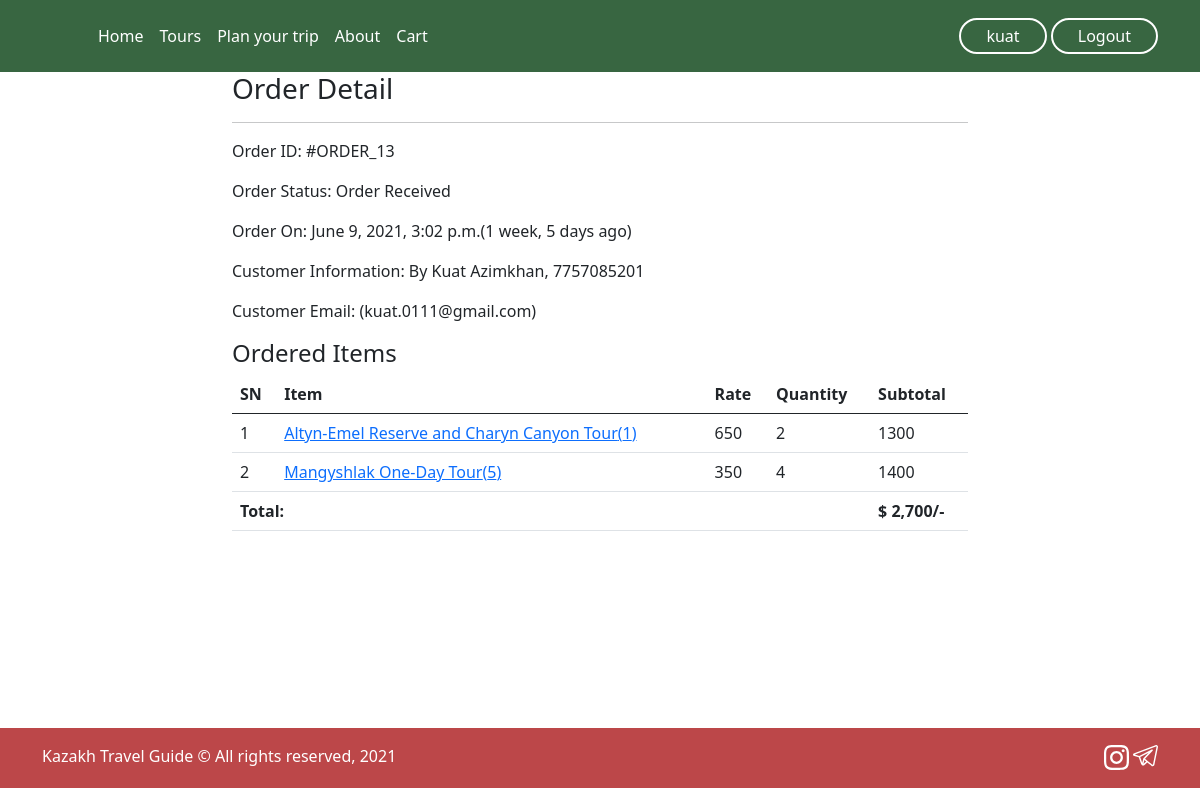
Page /profile/order-13/ (signed in) on the committed database.
### main/models.py (models this page shows, shortened)
class Order(models.Model):
    cart = models.OneToOneField(TourCart, on_delete=models.CASCADE)
    ordered_by = models.CharField(max_length=200)
    mobile = models.CharField(max_length=10)
    email = models.EmailField(null=True, blank=True)
    subtotal = models.PositiveIntegerField()
    total = models.PositiveIntegerField()
    order_status = models.CharField(max_length=50, choices=ORDER_STATUS)
    created_at = models.DateTimeField(auto_now_add=True)
    payment_method = models.CharField(
        max_length=20, default="Cash On Delivery")

class TourCartProduct(models.Model):
    cart = models.ForeignKey(TourCart, on_delete=models.CASCADE)
    product = models.ForeignKey(KazTour, on_delete=models.CASCADE)
    rate = models.PositiveIntegerField()
    quantity = models.PositiveIntegerField()
    subtotal = models.PositiveIntegerField()

class KazTour(models.Model):
    title = models.CharField(max_length=200)
    slug = models.SlugField(unique=True)
    category = models.ForeignKey(Category, on_delete=models.CASCADE)
    category_slug = models.TextField()
    image = models.TextField()
    price = models.PositiveIntegerField()
    duration = models.TextField('Duration of the tour')
    price_include = models.TextField('Prices include')
    description = models.TextField()
    view_count = models.PositiveIntegerField(default=0)

### main/views.py (the view)
# urls.py: path("profile/order-<int:pk>/", CustomerOrderDetailView.as_view(), name="customerorderdetail"),
class CustomerOrderDetailView(CheckUser, DetailView):
    template_name = "main/customerorderdetail.html"
    model = Order
    context_object_name = "ord_obj"
    def dispatch(self, request, *args, **kwargs):
        if request.user.is_authenticated:
            order_id = self.kwargs["pk"]
            order = Order.objects.get(id=order_id)
            if request.user != order.cart.customer:
                return redirect("customerprofile")
        else:
            return redirect("/login/?next=/profile/")
        return super().dispatch(request, *args, **kwargs)

### main/views.py (called while the page is built)
    def dispatch(self, request, *args, **kwargs):
        cart_id = request.session.get("cart_id")
        if cart_id:
            cart_obj = TourCart.objects.get(id=cart_id)
            if request.user.is_authenticated and request.user:
                cart_obj.customer = request.user
                cart_obj.save()
        return super().dispatch(request, *args, **kwargs)

### main/templates/main/customerorderdetail.html (shortened to what this page needs)
{% extends 'main/base.html' %}
{% load static  %}
{% load humanize %}
{% block content %}
<div class="container" style="height: 82vh">
    <div class="row">
        <div class="col-md-8 mx-auto">
            <h3>Order Detail</h3><hr>
            <p><span class="font-weight-bold">Order ID: </span> #ORDER_{{ord_obj.id}}</p>
            <p><span class="font-weight-bold">Order Status: </span> {{ord_obj.order_status}}</p>
            <p><span class="font-weight-bold">Order On: </span> {{ord_obj.created_at}}({{ord_obj.created_at|timesince}} ago)</p>
            <p><span class="font-weight-bold">Customer Information: </span> By {{ord_obj.ordered_by}}, {{ord_obj.mobile}}</p>
            <p><span class="font-weight-bold">Customer Email: </span> ({{ord_obj.email}})</p>
            <h4>Ordered Items</h4>
            <table class="table">
                <thead>
                    <tr>
                        <th>SN</th>
                        <th>Item</th>
                        <th>Rate</th>
                        <th>Quantity</th>
                        <th>Subtotal</th>
                    </tr>
                </thead>
                <tbody>
                    {% for cp in ord_obj.cart.tourcartproduct_set.all %}
                    <tr>
                        <td>{{forloop.counter}}</td>
                        <td><a target="_blank" href="{% url 'tourdetails' cp.product.slug %}">{{cp.product.title}}({{cp.product.id}})</a></td>
                        <td>{{cp.rate}}</td>
                        <td>{{cp.quantity}}</td>
                        <td>{{cp.subtotal}}</td>
                    </tr>
                    {% endfor %}
                    <tr>
                        <th colspan="4" class="text-right">Total: </th>
                        <th>$ {{ord_obj.total|intcomma}}/-</th>
                    </tr>
                </tbody>
            </table>
        </div>
    </div>
</div>
{% endblock %}

### main/templates/main/base.html (shortened to what this page needs)
{% load static %}
<html lang="en">
<head>
    <link rel="stylesheet" href="{% static 'main/css/main4.css' %}">
    <link rel="stylesheet" href="{% static 'main/css/base.css' %}">
    <link rel="stylesheet" href="{% static 'main/css/city.css' %}">
    <link rel="stylesheet" href="https://cdnjs.cloudflare.com/ajax/libs/font-awesome/4.7.0/css/font-awesome.min.css">
    <link href="https://cdn.jsdelivr.net/npm/bootstrap@5.0.0-beta3/dist/css/bootstrap.min.css" rel="stylesheet">
</head>
<body>
    <header class="p-3 text-white hedbg">
        <div class="container">
            <div class="d-flex flex-wrap align-items-center justify-content-center justify-content-lg-start">
                <a href="/" class="d-flex align-items-center mb-2 mb-lg-0 text-white text-decoration-none">
                <svg class="bi me-2" width="40" height="32"><use xlink:href="#bootstrap"></use></svg>
                </a>
      <ul class="nav col-12 col-lg-auto me-lg-auto mb-2 justify-content-center mb-md-0">
        <li><a href="{% url 'index' %}" class="nav-link px-2 text-white">Home</a></li>
        <li><a href="{% url 'tours' %}" class="nav-link px-2 text-white">Tours</a></li>
        <li><a href="{% url 'planyourtrip' %}" class="nav-link px-2 text-white">Plan your trip</a></li>
        <li><a href="{% url 'about' %}" class="nav-link px-2 text-white">About</a></li>
          {% if user.is_authenticated %}
              <li><a href="{% url 'mycart' %}" class="nav-link px-2 text-white">Cart</a></li>
          {% endif %}
      </ul>
      <div class="text-end prof">
          {% if user.is_authenticated %}
            <a href="{% url 'customerprofile' %}" ><button type="button" class="mybtn login">{{request.user.username}}</button></a>
            <a href="{% url 'account_logout' %}" ><button type="button" class="mybtn login">Logout</button></a>
          {% else %}
              <a href="{% url 'account_login' %}" ><button type="button" class="mybtn login">Login</button></a>
              <a href="{% url 'account_signup' %}" ><button type="button" class="mybtn signup">Sign-up</button></a>
          {% endif %}
      </div>
    </div>
  </div>
</header>
    {% block content %}{% endblock %}
<footer class="foot">
  <div class="container">
    <p class="float-end mb-1">
        <img src="{% static 'home/images/icons/instagram.svg' %}" alt="">
        <img src="{% static 'home/images/icons/telegram.svg' %}" alt="">
    </p>
    <p class="mb-1">Kazakh Travel Guide © All rights reserved, 2021</p>
  </div>
</footer>
</body>
</html>

### main/static/main/css/main4.css (style rules this page uses)
body { justify-content: center; align-items: center; font-family: 'Helvetica', sans-serif; overflow-x: hidden; }
img { width: 100%; position: relative; border-radius: 5% 5%; }

### main/static/main/css/base.css (style rules this page uses)
body { background-color: #F2E8CF; }
.hedbg { background-color: #386641; position: relative; z-index: 5; }
.mybtn { background-color: #4CAF50; border: none; color: white; padding: 4px 25px; text-align: center; text-decoration: none; display: inline-block; font-size: 16px; transition-duration: 0.4s; cursor: pointer; }
.login { background-color: #386641; color: #fff; border: 2px solid #fff; border-radius: 25px; }
.foot { padding-top: 16px; background-color: #BC4749; color: #fff; height: 60px; }
.foot img { width: 25px; }

### rows in the picture
Order: id "13", order_status "Order Received", created_at "June 9, 2021, 3:02 p.m.", created_at "1 week, 5 days", ordered_by "Kuat Azimkhan", mobile "7757085201", email "kuat.0111@gmail.com", total "2,700"
TourCartProduct: product "Altyn-Emel Reserve and Charyn Canyon Tour", product.id "1", rate "650", quantity "2", subtotal "1300"
TourCartProduct: product "Mangyshlak One-Day Tour", product.id "5", rate "350", quantity "4", subtotal "1400"

### other values in the picture
{{ request.user.username }} "kuat"
